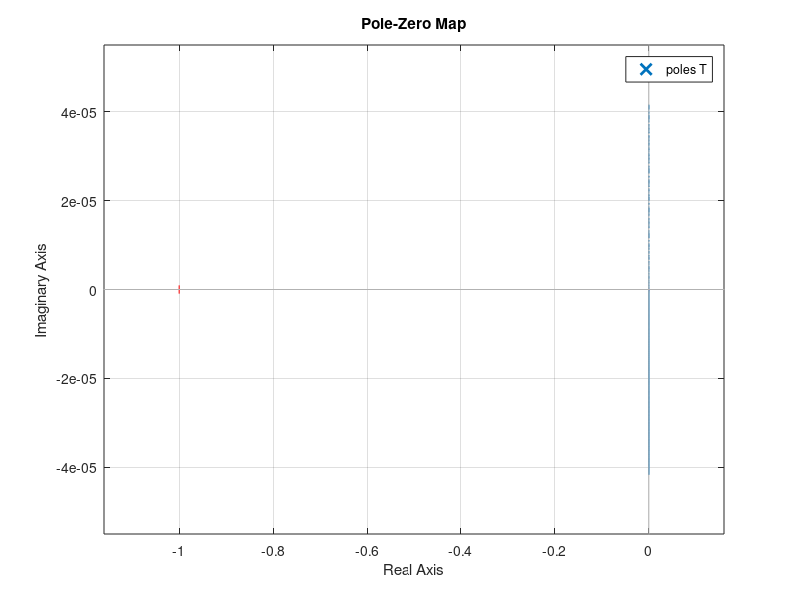

Write the MATLAB code that produced this figure.
%% mass, spring and damper values and transfer function
M = 395;                     % mass in kg
K = 20000;                    % spring stiffness coeficient in N/m
C = 3800;                    % damping coefficient in Ns/m    
s = tf('s');                % LaPlace parameter
%% plot the step response of the different controllers (P,PD,PI and PID)
KP = 6250;
KI = 66250;
KD = 0;
T = 1/(M*s^2+C*s+K);  
%%%%%%%%%%%%%%%%%%%%%%%%%%%%%%%%%%%%%%%%%%%%%%%%%%%%%%%%%%%%%%%%%%%%%%%%%%%
Ctrl = pid(KP,KI,KD);
S = feedback(Ctrl*T,1);

nyquist(T);
pzmap(T);